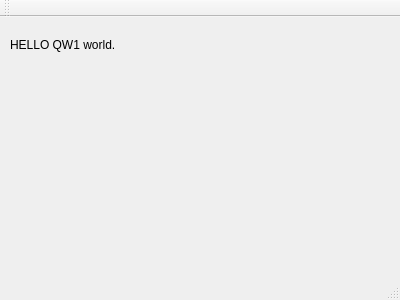
<?xml version="1.0" encoding="UTF-8"?>
<ui version="4.0">
 <class>MainWindow</class>
 <widget class="QMainWindow" name="MainWindow">
  <property name="geometry">
   <rect>
    <x>0</x>
    <y>0</y>
    <width>400</width>
    <height>300</height>
   </rect>
  </property>
  <property name="windowTitle">
   <string>MainWindow</string>
  </property>
  <widget class="QWidget" name="centralWidget">
   <widget class="QLabel" name="label">
    <property name="geometry">
     <rect>
      <x>10</x>
      <y>20</y>
      <width>121</width>
      <height>16</height>
     </rect>
    </property>
    <property name="text">
     <string>HELLO QW1 world.</string>
    </property>
   </widget>
  </widget>
  <widget class="QMenuBar" name="menuBar">
   <property name="geometry">
    <rect>
     <x>0</x>
     <y>0</y>
     <width>400</width>
     <height>17</height>
    </rect>
   </property>
  </widget>
  <widget class="QToolBar" name="mainToolBar">
   <attribute name="toolBarArea">
    <enum>TopToolBarArea</enum>
   </attribute>
   <attribute name="toolBarBreak">
    <bool>false</bool>
   </attribute>
  </widget>
  <widget class="QStatusBar" name="statusBar"/>
 </widget>
 <layoutdefault spacing="6" margin="11"/>
 <resources/>
 <connections/>
</ui>
